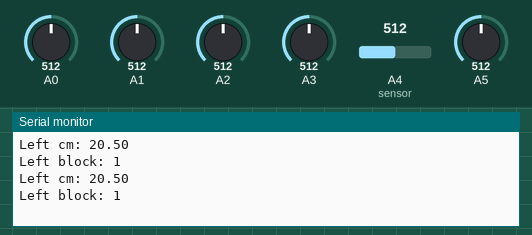
The sketch below on a simulated Arduino Uno, built with avr-gcc and run on an emulated ATmega328P. Shown: the last lines printed to the serial monitor. The test bench sets the inputs (shaded band); at power-on: A4 (sensor) = 512, A0 = 512, A1 = 512, A2 = 512, A3 = 512, A5 = 512.

Above: at 1.2 s.
1.3 s: A4 (sensor) set to 716
At 2.6 s:
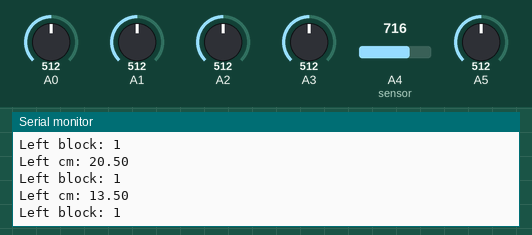
2.8 s: A4 (sensor) set to 992
At 3.6 s:
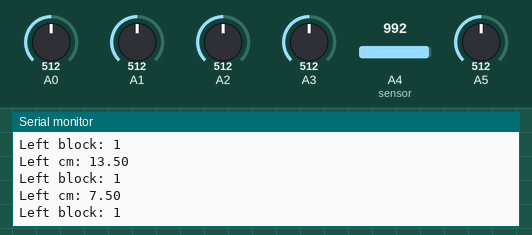
Timing chart, 0 to 5.8 s (numbered marks = the images above; inputs shaded):
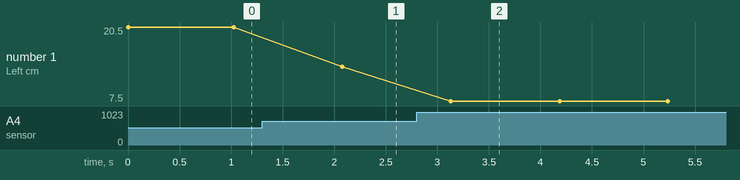

Measured:
- after the input at 1.3 s, the serial monitor: prints a new line after 0.78 s (image 1)
- after the input at 2.8 s, the serial monitor: prints a new line after 0.33 s (image 2)
- plotted number 1: 20.5 → 13.5 after the input at 1.3 s, 13.5 → 7.5 after the input at 2.8 s

The sketch:

sensor_calib.ino
```cpp
#include <RunningMedian.h>
// reading sensor values based on running median
const int MAX_SMALL_SENSOR = 40;
const int MAX_BIG_SENSOR = 150;
const int NUM_SAMPLES_MEDIAN = 15;

RunningMedian frontIR1_Median = RunningMedian(NUM_SAMPLES_MEDIAN);
RunningMedian frontIR2_Median = RunningMedian(NUM_SAMPLES_MEDIAN);
RunningMedian frontIR3_Median = RunningMedian(NUM_SAMPLES_MEDIAN);
RunningMedian rightIR1_Median = RunningMedian(NUM_SAMPLES_MEDIAN);
RunningMedian rightIR2_Median = RunningMedian(NUM_SAMPLES_MEDIAN);
RunningMedian leftIR_1_Median = RunningMedian(NUM_SAMPLES_MEDIAN);

double frontIR1_Diffs[] = {16.00, 26.00, 35.00};//copied array blocks from senior code for block detection
double frontIR2_Diffs[] = {12.00, 19.00, 28.00};//how it works is that for a certain range like 5-15 cm obstacle is considered as one block away
double frontIR3_Diffs[] = {17.00, 26.00, 35.00};//15-25cm is 2 blocks away etc

double rightIR1_Diffs[] = {16.00, 27.00 ,35.00};
double rightIR2_Diffs[] = {16.00, 25.00 ,35.00};

double leftIR1_Diffs[] = {21.50, 27.50, 37.50, 47.50, 59.50,65.60};

double frontIR1_Value = 0, frontIR2_Value = 0, frontIR3_Value = 0;
double rightIR1_Value = 0, rightIR2_Value = 0, leftIR1_Value = 0;
int  frontIR1_Block = 0, frontIR2_Block = 0, frontIR3_Block = 0;
int rightIR1_Block = 0, rightIR2_Block = 0, leftIR1_Block = 0;


void setup() {
  // put your setup code here, to run once:
  Serial.begin(9600);
  Serial.setTimeout(0);
  pinMode(A3, INPUT);
  pinMode(A0, INPUT);
  pinMode(A1, INPUT);
  pinMode(A2, INPUT);
  pinMode(A4, INPUT);
  pinMode(A5, INPUT);
}

void loop() {
  // put your main code here, to run repeatedly:
  // FrontIR1 for 30-50cm if LeftIR1 not accurate enough
  // LeftIR1 for 30-70cm
    Serial.print("Left cm: ");
    Serial.println(getLeftIR1());
    Serial.print("Left block: ");
    Serial.println(getLeftIR1_Block());
    getRightIR2();
    getRightIR1();
    getFrontIR1();
    getFrontIR2();
    getFrontIR3();
    getFrontIR3_Block();
    getFrontIR2_Block();
    getRightIR2();
    delay(1000);

}

double getFrontIR1() {
  for (int n = 0; n < NUM_SAMPLES_MEDIAN; n++) {
    readFrontSensor_1();
  }
  return frontIR1_Value;
}
double getFrontIR2() {
  for (int n = 0; n < NUM_SAMPLES_MEDIAN; n++) {
    readFrontSensor_2();
  }
  return frontIR2_Value;
}
double getFrontIR3() {
  for (int n = 0; n < NUM_SAMPLES_MEDIAN; n++) {
    readFrontSensor_3();
  }
  return frontIR3_Value;
}
double getRightIR1() {
  for (int n = 0; n < NUM_SAMPLES_MEDIAN; n++) {
    readRightSensor_1();
  }
  return rightIR1_Value;
}
double getRightIR2() {
  for (int n = 0; n < NUM_SAMPLES_MEDIAN; n++) {
    readRightSensor_2();
  }
  return rightIR2_Value;
}
double getLeftIR1() {
  for (int n = 0; n < NUM_SAMPLES_MEDIAN; n++) {
    readLeftSensor_1();
  }
  return leftIR1_Value;
}


int getFrontIR1_Block() {
  return frontIR1_Block;
}
int getFrontIR2_Block() {
  return frontIR2_Block;
}
int getFrontIR3_Block() {
  return frontIR3_Block;
}
int getRightIR1_Block() {
  return rightIR1_Block;
}
int getRightIR2_Block() {
  return rightIR2_Block;
}
int getLeftIR1_Block() {
  return leftIR1_Block;
}


void readFrontSensor_1() {
  double irDistance = 6114.6/analogRead(A3) - 3.9535;//Front left S5
  frontIR1_Median.add(irDistance);
  if (frontIR1_Median.getCount() >= NUM_SAMPLES_MEDIAN) {
    if (abs(frontIR1_Median.getHighest() - frontIR1_Median.getLowest()) > 40) {
      frontIR1_Value = MAX_SMALL_SENSOR;
    } else {
      frontIR1_Value = frontIR1_Median.getMedian();
    }
  }
    for (int m = 0; m < 3; m++) {
    if (frontIR1_Value <= frontIR1_Diffs[m]) {
      frontIR1_Block = m + 1;
      return;
    }
  }
  frontIR1_Block = 9;
}

void readFrontSensor_2() {
  double irDistance = 0;//Middle S1
  if (analogRead(A1)>210)
   irDistance=6149.8/analogRead(A1)-3.7914;
  else
   irDistance=4252.5/analogRead(A1) + 4.5429;
  frontIR2_Median.add(irDistance);
  if (frontIR2_Median.getCount() >= NUM_SAMPLES_MEDIAN) {
    if (abs(frontIR2_Median.getHighest() - frontIR2_Median.getLowest()) > 40) {
      frontIR2_Value = MAX_SMALL_SENSOR;
    } else {
      frontIR2_Value = frontIR2_Median.getMedian();
    }
  }
  for (int m = 0; m < 3; m++) {
    if (frontIR2_Value <= frontIR2_Diffs[m]) {
      frontIR2_Block = m + 1;
      return;
    }
  }
  frontIR2_Block = 9;
}

void readFrontSensor_3() {
  double irDistance = 7211.6/analogRead(A0) - 4.9214;//Front right S4
  frontIR3_Median.add(irDistance);
  if (frontIR3_Median.getCount() >= NUM_SAMPLES_MEDIAN) {
    if (abs(frontIR3_Median.getHighest() - frontIR3_Median.getLowest()) > 40) {
      frontIR3_Value = MAX_SMALL_SENSOR;
    } else {
      frontIR3_Value = frontIR3_Median.getMedian();
    }
  }
    for (int m = 0; m < 3; m++) {
    if (frontIR3_Value <= frontIR3_Diffs[m]) {
      frontIR3_Block = m + 1;
      return;
    }
  }
  frontIR3_Block = 9;
}

void readRightSensor_1() {
  double irDistance = 6047.8/analogRead(A2) - 3.868;//right back s2
  rightIR1_Median.add(irDistance);
  if (rightIR1_Median.getCount() >= NUM_SAMPLES_MEDIAN) {
    if (abs(rightIR1_Median.getHighest() - rightIR1_Median.getLowest()) > 40) {
      rightIR1_Value = MAX_SMALL_SENSOR;
    } else {
      rightIR1_Value = rightIR1_Median.getMedian();
    }
  }
    for (int m = 0; m < 3; m++) {
    if (rightIR1_Value <= rightIR1_Diffs[m]) {
      rightIR1_Block = m + 1;
      return;
    }
  }
  rightIR1_Block = 9;
}

void readRightSensor_2() {
  double irDistance = 6268.4/analogRead(A5)- 3.9301;//right front s3
  rightIR2_Median.add(irDistance);
  if (rightIR2_Median.getCount() >= NUM_SAMPLES_MEDIAN) {
    if (abs(rightIR2_Median.getHighest() - rightIR2_Median.getLowest()) > 40) {
      rightIR2_Value = MAX_SMALL_SENSOR;
    } else {
      rightIR2_Value = rightIR2_Median.getMedian();
    }
  }
    for (int m = 0; m < 3; m++) {
    if (rightIR2_Value <= rightIR2_Diffs[m]) {
      rightIR2_Block = m + 1;
      return;
    }
  }
  rightIR2_Block = 9;
}

void readLeftSensor_1() {
  double irDistance=13604/analogRead(A4) - 5.5009; //Long range sensor left A4
  leftIR_1_Median.add(irDistance);
  if (leftIR_1_Median.getCount() >= NUM_SAMPLES_MEDIAN) {
    if (abs(leftIR_1_Median.getHighest() - leftIR_1_Median.getLowest()) > 40) {
      leftIR1_Value = MAX_BIG_SENSOR;
    } else {
      leftIR1_Value = leftIR_1_Median.getMedian();
    }
  }
  for (int m = 0; m < 6; m++) {
    if (leftIR1_Value <= leftIR1_Diffs[m]) {
      leftIR1_Block = m + 1;
      return;
    }
  }
  leftIR1_Block = 9;
}
```
